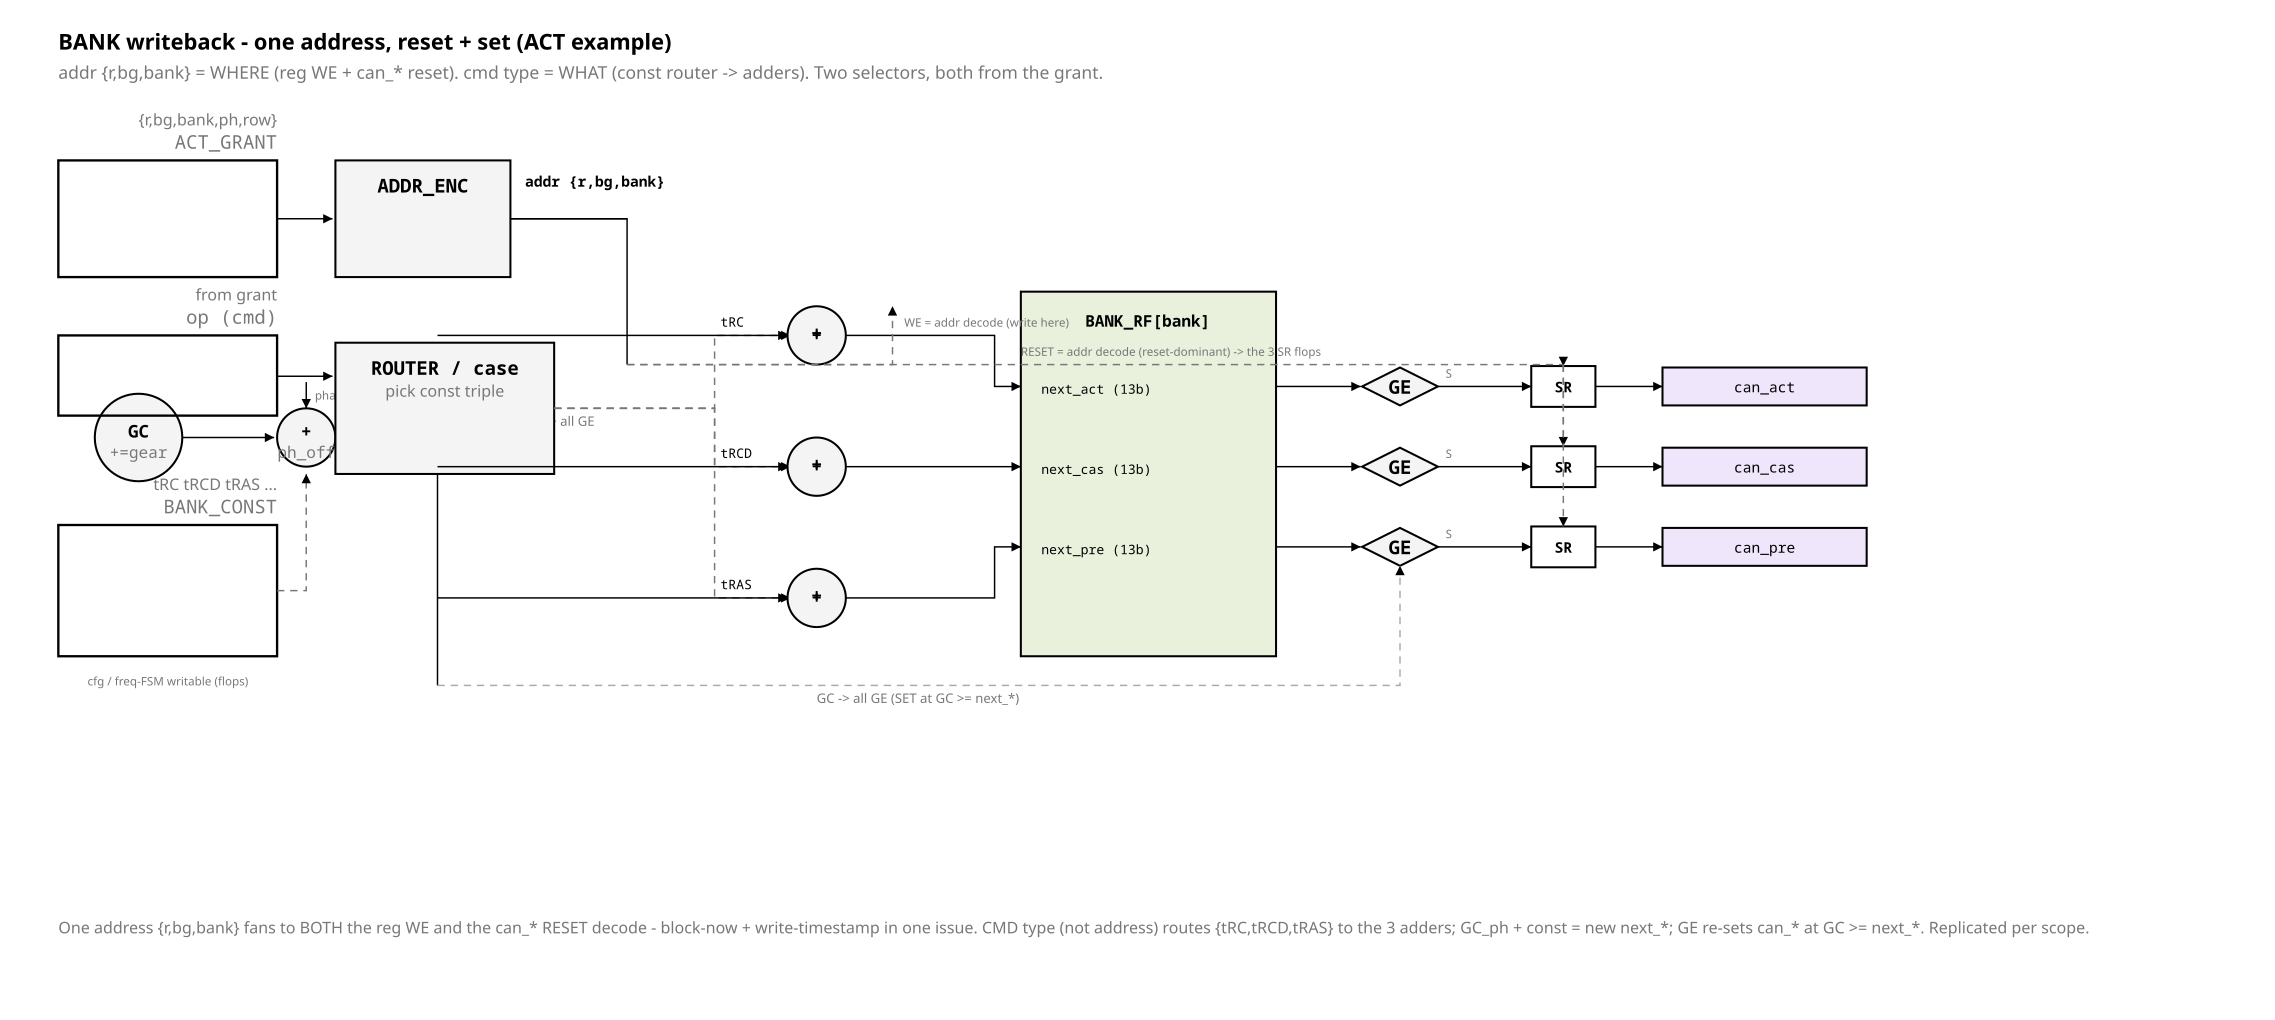

Write Python code to recreate this figure.
from rtlfig import (Fig, MUTED, FILL_NEW, FILL_LOGIC, FILL_CELL, FILL_ACTIVE,
                    FAINT, INK, PAPER, W_CELL)

# fig_59 — BANK-level writeback, address-driven (user's structure).
# ONE encoded address {rank,bg,bank} does double duty: (1) RESET-decode clears the
# can_* SR flops at that bank, (2) WE-decode writes the 3 new timestamps into BANK_RF.
# CONST bank is picked by CMD type (router/case), NOT by address.

f = Fig(1560, 700)


def adder(cx, cy, sub):
    f.counter(cx, cy, 20, "+", sub)


f.text(40, 34, "BANK writeback - one address, reset + set  (ACT example)", size=15,
       mono=False, bold=True)
f.note(40, 54, "addr {r,bg,bank} = WHERE (reg WE + can_* reset).  cmd type = WHAT "
               "(const router -> adders).  Two selectors, both from the grant.")

# ---- grant -> addr encoder ----
f.block(40, 110, 150, 80, "ACT_GRANT", "{r,bg,bank,ph,row}")
f.logic(230, 110, 120, 80, "ADDR_ENC", "", top=True)
f.line(190, 150, 228, 150, arrow=True)
# address bus (thick) out of encoder
f.text(360, 128, "addr {r,bg,bank}", size=10, mono=True, bold=True)
f.path("M350 150 H430 V250", arrow=False, stroke=INK)          # down to reset+WE rail
f.line(350, 150, 430, 150, arrow=False)

# phase_off + GC
f.counter(95, 300, 30, "GC", "+=gear")
adder(210, 300, "ph_off")
f.line(125, 300, 188, 300, arrow=True)
f.line(210, 262, 210, 280, arrow=True)
f.text(216, 274, "phase_off", size=8, mono=True, fill=MUTED)
f.line(232, 300, 300, 300, arrow=False)
f.path("M300 300 V470", arrow=False, stroke=INK)
f.text(305, 292, "GC_ph -> adders + all GE", size=9, mono=False, fill=MUTED)

# ---- cmd -> router (case) -> const ----
f.block(40, 230, 150, 55, "op (cmd)", "from grant")
f.logic(230, 235, 150, 90, "ROUTER / case", "pick const triple", top=True)
f.line(190, 258, 228, 258, arrow=True)
f.block(40, 360, 150, 90, "BANK_CONST", "tRC tRCD tRAS ...")
f.path("M190 405 H210 V325", arrow=True, dashed=True, stroke=MUTED)
f.text(60, 470, "cfg / freq-FSM writable (flops)", size=8, mono=False, fill=MUTED)

# router outputs 3 consts to the 3 adders
AX = 560
brows = [(230, "tRC", "next_act"), (320, "tRCD", "next_cas"), (410, "tRAS", "next_pre")]
for (cy, cst, fld) in brows:
    # const from router
    f.path(f"M380 280 H{AX-70} V{cy} H{AX-18}", arrow=True, dashed=True, stroke=MUTED)
    f.text(AX - 66, cy - 6, cst, size=9, mono=True, fill=INK)
    # GC_ph from rail
    f.line(300, cy, AX - 20, cy, arrow=True)
    adder(AX, cy, "")
    f.text(AX, cy + 3, "+", size=13, anchor="middle", bold=True)

# ---- BANK_RF (write target, addressed) ----
RX = 700
f.rect(RX, 200, 175, 250, fill=FILL_CELL, width=W_CELL)
f.text(RX + 87, 224, "BANK_RF[bank]", size=11, anchor="middle", bold=True)
for j, fld in enumerate(["next_act (13b)", "next_cas (13b)", "next_pre (13b)"]):
    f.text(RX + 14, 270 + j * 55, fld, size=9, mono=True)
for j, (cy, cst, fld) in enumerate(brows):
    f.path(f"M{AX+20} {cy} H{RX-18} V{265+j*55} H{RX}", arrow=True)

# WE from addr
f.path("M430 250 H612 V210", arrow=True, dashed=True, stroke=MUTED)
f.text(620, 224, "WE = addr decode (write here)", size=8, mono=False, fill=MUTED)

# ---- GE -> SR -> can_* ----
GX, SX, CX = 960, 1050, 1140
tail = [(265, "can_act"), (320, "can_pre"), (375, "can_cas")]
# order fields to their can names
tail = [(265, "can_act"), (320, "can_cas"), (375, "can_pre")]
for (ty, nm) in tail:
    f.line(RX + 175, ty, GX - 27, ty, arrow=True)
    f.decision(GX, ty, 52, 26, "GE")
    f.line(GX + 26, ty, SX, ty, arrow=True)
    f.text(GX + 31, ty - 6, "S", size=8, fill=MUTED)
    f.rect(SX, ty - 14, 44, 28, fill=PAPER, width=W_CELL)
    f.text(SX + 22, ty + 4, "SR", size=10, anchor="middle", bold=True)
    f.line(SX + 44, ty, CX, ty, arrow=True)
    f.rect(CX, ty - 13, 140, 26, fill=FILL_NEW, width=W_CELL)
    f.text(CX + 70, ty + 4, nm, size=10, mono=True, anchor="middle")

# GC to all GE
f.path("M300 470 H960 V388", arrow=True, dashed=True, stroke=FAINT)
f.text(560, 482, "GC -> all GE (SET at GC >= next_*)", size=9, mono=False, fill=MUTED)

# RESET from addr into every SR (block now) — rail above the SR column
f.line(430, 250, 1072, 250, arrow=False, dashed=True, stroke=MUTED)
for ty in (265, 320, 375):
    f.path(f"M1072 250 V{ty-14}", arrow=True, dashed=True, stroke=MUTED)
f.text(700, 244, "RESET = addr decode (reset-dominant) -> the 3 SR flops", size=8,
       mono=False, fill=MUTED)

f.caption(40, 640,
          "One address {r,bg,bank} fans to BOTH the reg WE and the can_* RESET decode - block-now "
          "+ write-timestamp in one issue. CMD type (not address) routes {tRC,tRCD,tRAS} to the 3 "
          "adders; GC_ph + const = new next_*; GE re-sets can_* at GC >= next_*. Replicated per scope.")

f.save("fig_59_bank_writeback_addr.svg")
print("wrote fig_59_bank_writeback_addr.svg")
